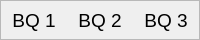
     <widget class="QFrame" name="frame">
      <property name="maximumSize">
       <size>
        <width>16777215</width>
        <height>40</height>
       </size>
      </property>
      <property name="frameShape">
       <enum>QFrame::StyledPanel</enum>
      </property>
      <property name="frameShadow">
       <enum>QFrame::Raised</enum>
      </property>
      <layout class="QHBoxLayout" name="horizontalLayout_3">
       <property name="spacing">
        <number>0</number>
       </property>
       <property name="leftMargin">
        <number>0</number>
       </property>
       <property name="topMargin">
        <number>0</number>
       </property>
       <property name="rightMargin">
        <number>0</number>
       </property>
       <property name="bottomMargin">
        <number>0</number>
       </property>
       <item>
        <layout class="QHBoxLayout" name="horizontalLayout">
         <item>
          <widget class="QLabel" name="label_22">
           <property name="sizePolicy">
            <sizepolicy hsizetype="Preferred" vsizetype="Preferred">
             <horstretch>0</horstretch>
             <verstretch>0</verstretch>
            </sizepolicy>
           </property>
           <property name="font">
            <font>
             <pointsize>14</pointsize>
            </font>
           </property>
           <property name="text">
            <string>BQ 1</string>
           </property>
           <property name="alignment">
            <set>Qt::AlignCenter</set>
           </property>
           <property name="wordWrap">
            <bool>false</bool>
           </property>
          </widget>
         </item>
         <item>
          <widget class="QLabel" name="label_47">
           <property name="font">
            <font>
             <pointsize>14</pointsize>
            </font>
           </property>
           <property name="text">
            <string>BQ 2</string>
           </property>
           <property name="alignment">
            <set>Qt::AlignCenter</set>
           </property>
          </widget>
         </item>
         <item>
          <widget class="QLabel" name="label_48">
           <property name="font">
            <font>
             <pointsize>14</pointsize>
            </font>
           </property>
           <property name="text">
            <string>BQ 3</string>
           </property>
           <property name="alignment">
            <set>Qt::AlignCenter</set>
           </property>
          </widget>
         </item>
        </layout>
       </item>
      </layout>
     </widget>
